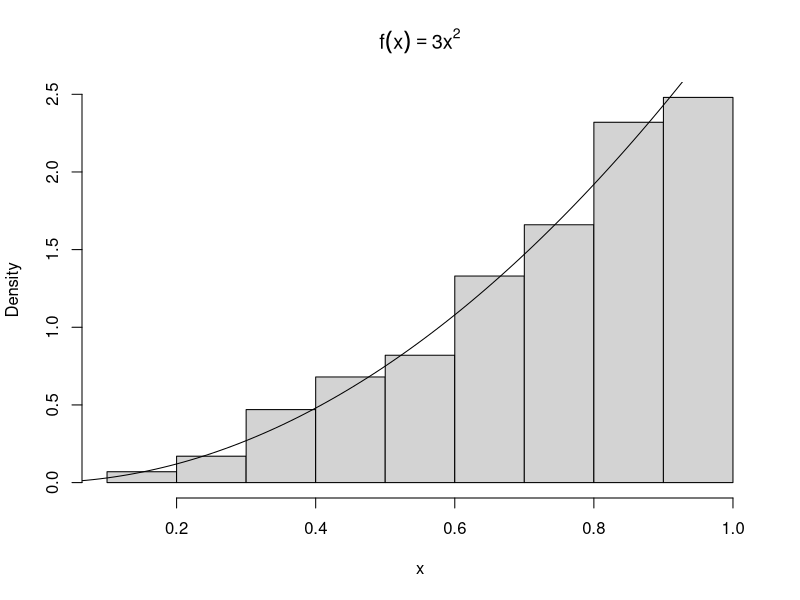
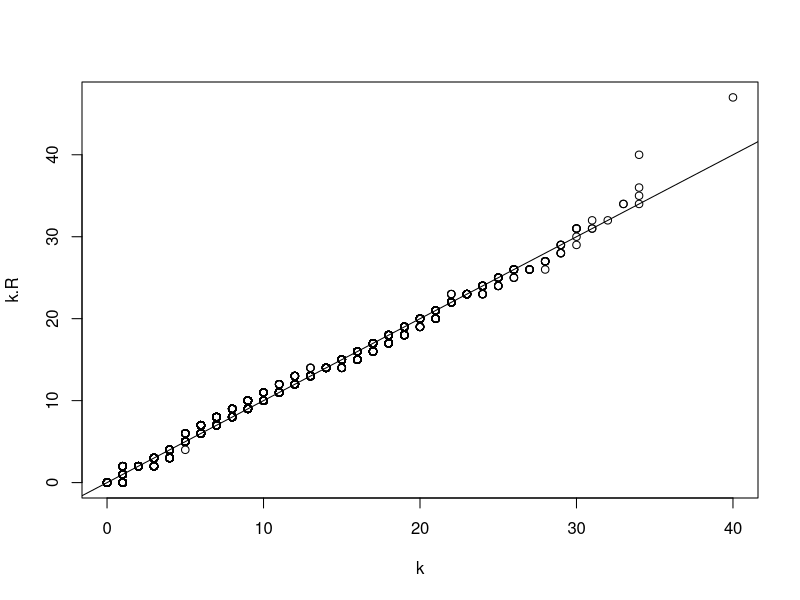
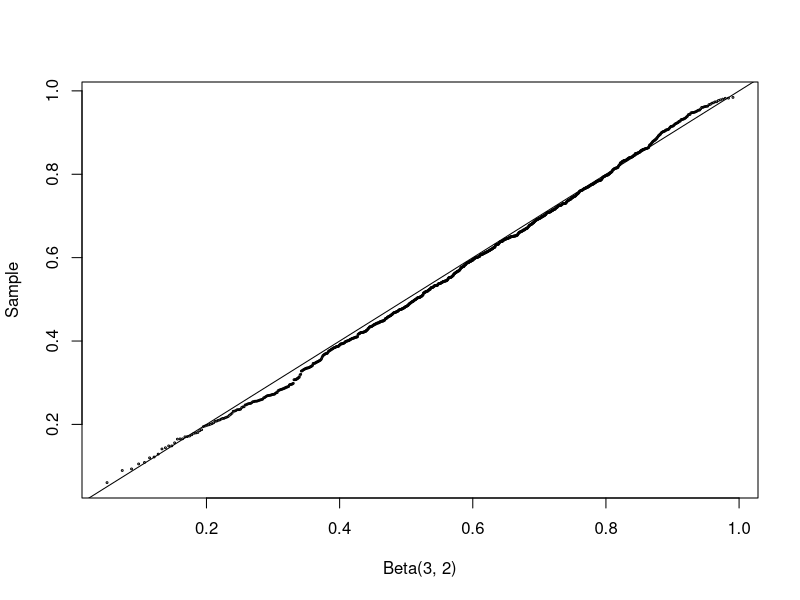
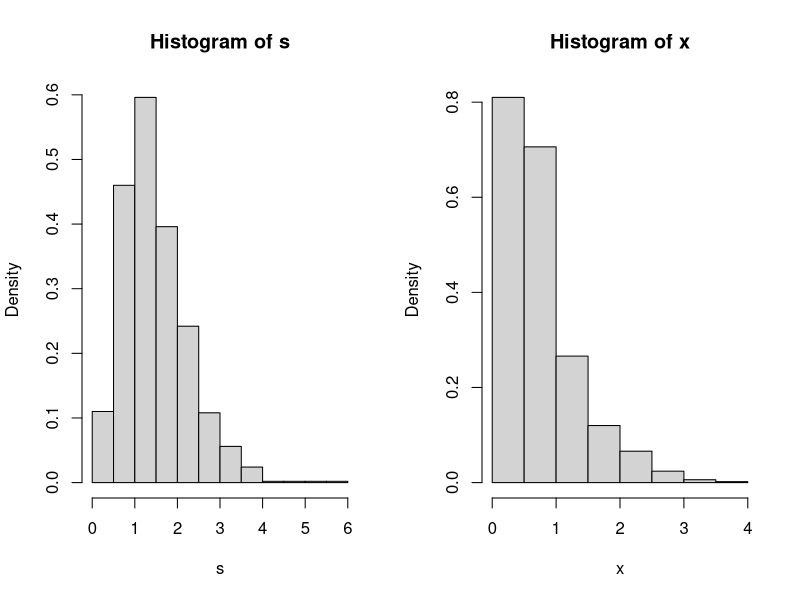
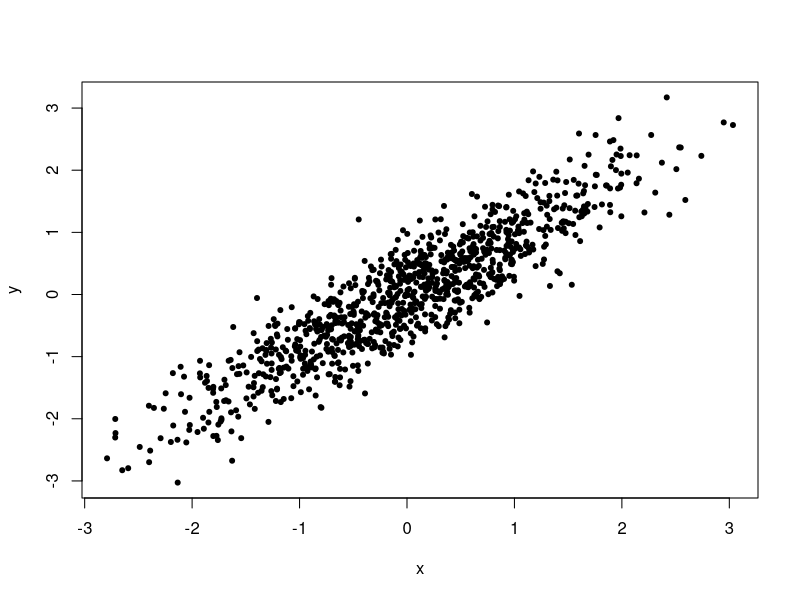

R code for these plots, in order:
    #######################################################
    ###       Statistical Computing with R              ###        
    ###       Maria L. Rizzo                            ###
    ###                                                 ###
    ###       R code for Chapter 3                      ###
    #######################################################

### Example 3.1

    #toss some coins
    sample(0:1, size = 10, replace = TRUE)
    
    #choose some lottery numbers
    sample(1:100, size = 6, replace = FALSE)
    
    #permuation of letters a-z
    sample(letters)
    
    #sample from a multinomial distribution
    x <- sample(1:3, size = 10000, replace = TRUE, prob = c(.2, .3, .5))
    table(x)


### Example 3.2 (Inverse transform method, continuous case)

    n <- 1000
    u <- runif(n)
    x <- u^(1/3)
    hist(x, prob = TRUE, main = expression(f(x)==3*x^2)) #density histogram of sample
    #hist(x, prob = TRUE, main = bquote(f(x)==3*x^2)) #density histogram of sample
    
    y <- seq(0, 1, .01)
    lines(y, 3*y^2)    #density curve f(x)


### Example 3.4 (Two point distribution)

    n <- 100000
    p <- 0.4
    u <- runif(n)
    x <- as.integer(u > 0.6)   #(u > 0.6) is a logical vector

    mean(x) # p=0.4
    var(x)  # p*(1-p)=0.24
    
    
    y <- rbinom(n, 1, p)
    mean(y)
    var(y)

### Example 3.5 (Geometric distribution)

    n <- 100000
    p <- 0.25
    u <- runif(n)
    k <- ceiling(log(1-u) / log(1-p)) - 1
    
    # more efficient
    k <- floor(log(u) / log(1-p))

    k.R = rgeom(n, prob = p)
    qqplot(k, k.R)
    abline(0,1)


### Example 3.7 (Acceptance-rejection method)

    n <- 1000
    k <- 0      #counter for accepted
    j <- 0      #iterations
    y <- numeric(n)

    while (k < n) {
        u <- runif(1)
        j <- j + 1
        x <- runif(1)  #random variate from g
        if (x * (1-x) > u) {
            #we accept x
            k <- k + 1
            y[k] <- x
        }
    }

    j
    
    # change c to be 1.5
    n <- 1000
    k <- 0      #counter for accepted
    j <- 0      #iterations
    y <- numeric(n)
    
    while (k < n) {
      u <- runif(1)
      j <- j + 1
      x <- runif(1)  #random variate from g
      if (4*x * (1-x) > u) {
        #we accept x
        k <- k + 1
        y[k] <- x
      }
    }
    
    j

    #compare empirical and theoretical percentiles
    p <- seq(.1, .9, .1)
    Qhat <- quantile(y, p)   #quantiles of sample
    Q <- qbeta(p, 2, 2)      #theoretical quantiles
    se <- sqrt(p * (1-p) / (n * dbeta(Q, 2, 2)^2)) #see Ch. 2
    round(rbind(Qhat, Q, se), 3)


### Example 3.8 (Beta distribution)

    n <- 1000
    a <- 3
    b <- 2
    u <- rgamma(n, shape=a, rate=1)
    v <- rgamma(n, shape=b, rate=1)
    x <- u / (u + v)

    q <- qbeta(ppoints(n), a, b)
    qqplot(q, x, cex=0.25, xlab="Beta(3, 2)", ylab="Sample")
    abline(0, 1)




### Example 3.10 (Chisquare)

    n <- 1000
    nu <- 2
    X <- matrix(rnorm(n*nu), n, nu)^2 #matrix of sq. normals
    #sum the squared normals across each row: 
    #method 1
    y <- rowSums(X)
    #method 2
    y <- apply(X, MARGIN=1, FUN=sum)  #a vector length n
    mean(y)
    mean(y^2)


### Example 3.11 (Convolutions and mixtures)

    n <- 1000
    x1 <- rgamma(n, 2, 2)
    x2 <- rgamma(n, 2, 4)
    s <- x1 + x2              #the convolution
    u <- runif(n)
    k <- as.integer(u > 0.5)  #vector of 0's and 1's
    x <- k * x1 + (1-k) * x2  #the mixture

    par(mfcol=c(1,2))         #two graphs per page
    hist(s, prob=TRUE)
    hist(x, prob=TRUE)
    par(mfcol=c(1,1))         #restore display


    
### Example 3.16 (Spectral decomposition method)

    # mean and covariance parameters
    mu <- c(0, 0)
    Sigma <- matrix(c(1, .9, .9, 1), nrow = 2, ncol = 2)

    rmvn.eigen <-
    function(n, mu, Sigma) {
        # generate n random vectors from MVN(mu, Sigma)
        # dimension is inferred from mu and Sigma
        d <- length(mu)
        ev <- eigen(Sigma, symmetric = TRUE)
        lambda <- ev$values
        V <- ev$vectors
        R <- V %*% diag(sqrt(lambda)) %*% t(V)
        Z <- matrix(rnorm(n*d), nrow = n, ncol = d)
        X <- Z %*% R + matrix(mu, n, d, byrow = TRUE)
        X
    }

    # generate the sample
    X <- rmvn.eigen(1000, mu, Sigma)

    plot(X, xlab = "x", ylab = "y", pch = 20)
    print(colMeans(X))
    print(cor(X))


### Example 3.17 (SVD method)

    rmvn.svd <-
    function(n, mu, Sigma) {
        # generate n random vectors from MVN(mu, Sigma)
        # dimension is inferred from mu and Sigma
        d <- length(mu)
        S <- svd(Sigma)
        R <- S$u %*% diag(sqrt(S$d)) %*% t(S$v) #sq. root Sigma
        Z <- matrix(rnorm(n*d), nrow=n, ncol=d)
        X <- Z %*% R + matrix(mu, n, d, byrow=TRUE)
        X
    }
    

### Example 3.18 (Choleski factorization method)

    rmvn.Choleski <-
    function(n, mu, Sigma) {
        # generate n random vectors from MVN(mu, Sigma)
        # dimension is inferred from mu and Sigma
        d <- length(mu)
        Q <- chol(Sigma) # Choleski factorization of Sigma
        Z <- matrix(rnorm(n*d), nrow=n, ncol=d)
        X <- Z %*% Q + matrix(mu, n, d, byrow=TRUE)
        X
    }